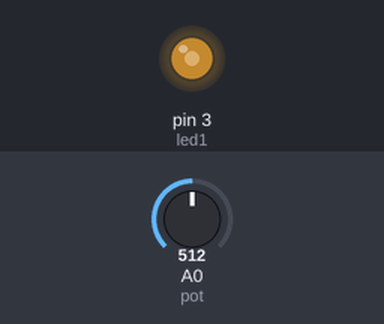
The sketch below on a simulated Arduino Uno, built with avr-gcc and run on an emulated ATmega328P. Shown: output pins drawn as LEDs (lit = HIGH). Inputs (shaded band) come from the test bench; at power-on: A0 (pot) = 512.

Above: at 1.2 s.
1.3 s: A0 (pot) set to 716
At 1.6 s:
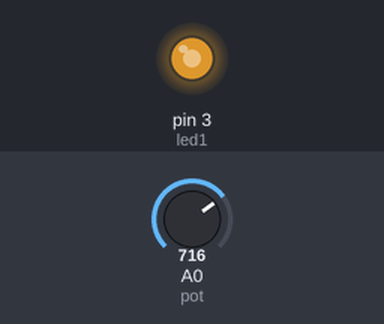
2.8 s: A0 (pot) set to 900
At 4.0 s:
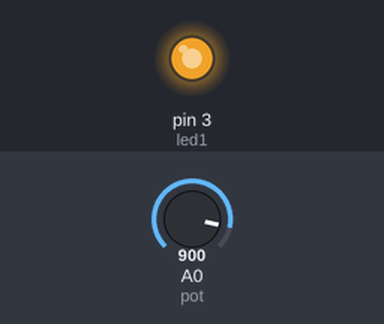
4.3 s: A0 (pot) set to 122
At 5.1 s:
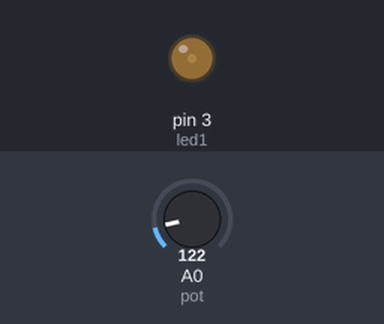
5.8 s: A0 (pot) set to 0
At 6.3 s:
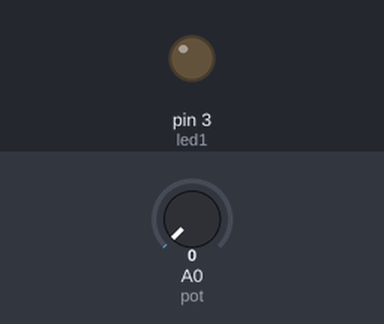
7.3 s: A0 (pot) set to 511
At 8.6 s:
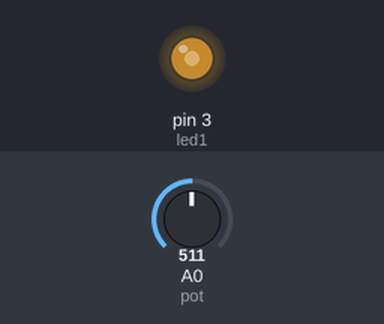
Timing chart, 0 to 9.8 s (numbered marks = the images above; inputs shaded):
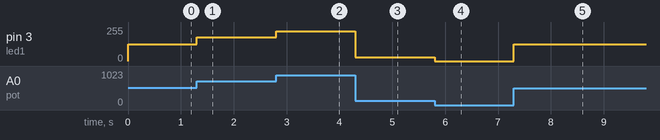

Measured:
- after the input at 1.3 s, pin 3 (led1): 127/255 → 178/255 at once
- after the input at 2.8 s, pin 3 (led1): 178/255 → 224/255 at once
- after the input at 4.3 s, pin 3 (led1): 224/255 → 30/255 at once
- after the input at 5.8 s, pin 3 (led1): 30/255 → 0/255 at once
- after the input at 7.3 s, pin 3 (led1): 0/255 → 127/255 at once

The sketch:

EjercicioPWM3.ino
```cpp
int led1 = 3;
int pot = A0;

int valorPot = 0;
int valorLed = 0;

void setup() {
  //No debe inicializarse el pin como salida
}

void loop() {
  valorPot = analogRead(pot);
  // Mapeamos la entrada
  valorLed = map(valorPot, 0, 1023, 0, 255);
  // change the analog out value:
  analogWrite(led1, valorLed);
}
```
